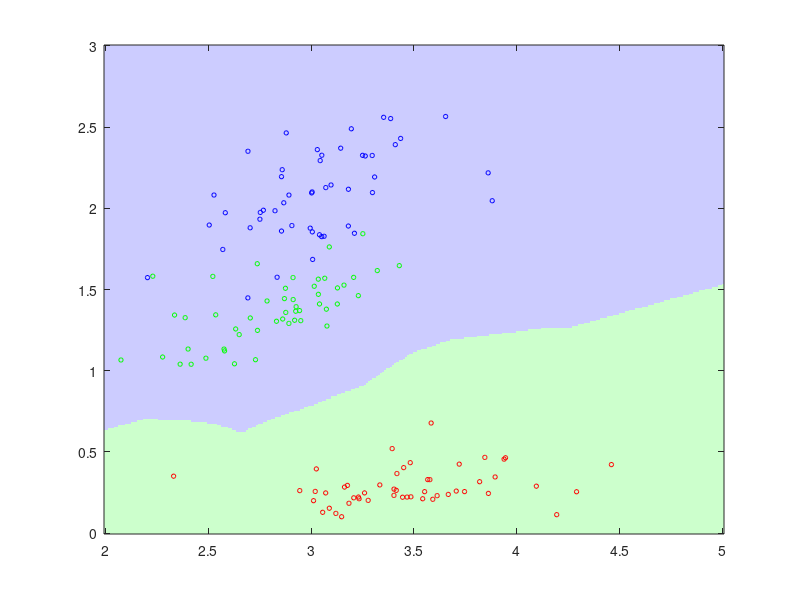

This figure's MATLAB source:
pkg load statistics

% setup data
D = csvread('iris.csv');
X_train = D(:, 1:2);
y_train = D(:, end); 

% setup meshgrid
[x1, x2] = meshgrid(2:0.01:5, 0:0.01:3);
grid_size = size(x1);
X12 = [x1(:) x2(:)];

% compute 1NN decision 
n_X12 = size(X12, 1);
decision = zeros(n_X12, 1);
for i=1:n_X12    
    point = X12(i, :);
    
    % compute euclidan distance from the point to all training data
    dist = pdist2(X_train, point);
    
    % sort the distance, get the index
    [~, idx_sorted] = sort(dist);
    
    % find the class of the nearest neighbour
    pred = y_train(idx_sorted(1));
    
    decision(i) = pred;
end

% plot decisions in the grid
decisionmap = reshape(decision, grid_size);
imagesc(2:0.01:5, 0:0.01:3, decisionmap);
set(gca,'ydir','normal');

% colormap for the classes
% class 1 = light red, 2 = light green, 3 = light blue
cmap = [1 0.8 0.8; 0.8 1 0.8; 0.8 0.8 1];
colormap(cmap);

% satter plot data
hold on;
scatter(X_train(y_train == 1, 1), X_train(y_train == 1, 2), 10, 'r');
scatter(X_train(y_train == 2, 1), X_train(y_train == 2, 2), 10, 'g');
scatter(X_train(y_train == 3, 1), X_train(y_train == 3, 2), 10, 'b');
hold off;